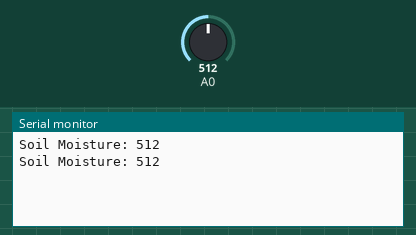
Bench run of a sketch on a simulated Arduino Uno, built with avr-gcc and run on an emulated ATmega328P. Shown: the last lines printed to the serial monitor. The test bench sets the inputs (shaded band); at power-on: A0 = 512.

Above: at 5.8 s.
5.9 s: A0 set to 716
At 11.3 s:
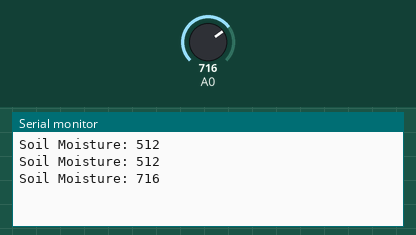
11.9 s: A0 set to 900
At 16.3 s:
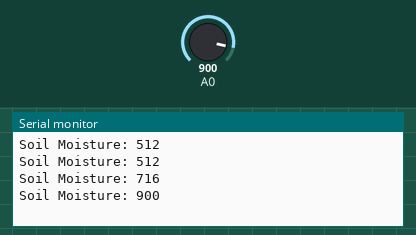
Timing chart, 0 to 17.8 s (numbered marks = the images above; inputs shaded):
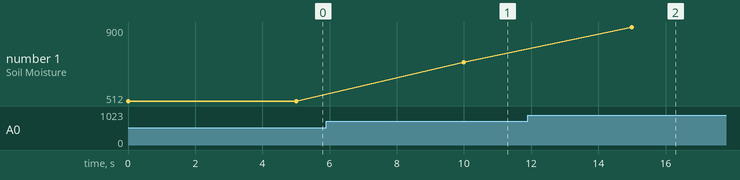

Measured:
- after the input at 5.9 s, the serial monitor: prints a new line after 4.1 s (image 1)
- after the input at 11.9 s, the serial monitor: prints a new line after 3.1 s (image 2)
- plotted number 1: 512 → 716 after the input at 5.9 s, 716 → 900 after the input at 11.9 s

The sketch:

Arduino_To_Pi_To_Blynk.ino
```cpp
void setup() {
  Serial.begin(9600);
}
void loop() {
    int sensorValue = analogRead(A0);
  Serial.print("Soil Moisture: ");
  Serial.print(sensorValue);
  Serial.print('\n');
  delay(5000);
}
```
